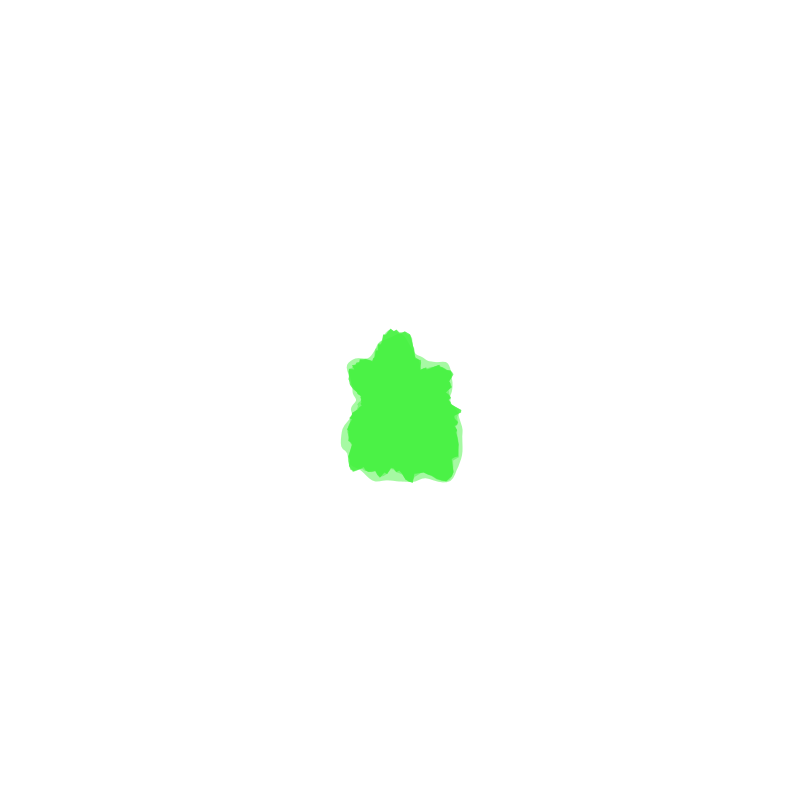
Frame 1 (no input)
Frame 2 (the mouse pressed at the canvas centre, redrawn once): identical to frame 1, image omitted

The Processing sketch that drew this single still picture (run headless with seeded random() and noise(); the mouse was pressed at the canvas centre and the sketch redrawn once):

// Processing sketch: waterColor
// ── waterColor.pde
ArrayList<Blob> blobs;
int maxBlob = 1;
int octaves = 5;
float lacunarity = 5;
float persistance = 0.3;
float amplitude = 60;
float baseFreq = 0.01;

float freq  = 0.001;
int index;
Math m;
void setup()
{
  size(800, 800);
  background(255);
  m = new Math();
  blobs = new ArrayList<Blob>();
  for (int i = 0; i < maxBlob; i++)
  {
    Blob b = new Blob(new PVector(width/2, height/2), (int)random(50, 100));
    b.init();
    blobs.add(b);
  }
  index = 0;
  noLoop();
}

void draw()
{
  for(int i = 0;i < blobs.size();i++)
  {
    Blob b = blobs.get(i);
    b.displace();
  }
}

// ── Blob.pde
class Blob
{
  //properties
  PVector center;
  ArrayList<PVector>points;
  int maxPoints = 155;
  int radius = 80;
  int layer = 50;
  float offset = 0.51;
  float angleRnd = PI/6;
  float splitProb = 0.1;

  //rendering
  float initOpacity = 120;
  float opacityRedRate = 20;
  color fillC = #2877A0;
  boolean stroke = false;
  boolean rndColor = true;

  //stats
  int l;
  float opacity;

  Blob(PVector p, int r)
  {
    center = p;
    radius = r;
    l = 0;
    opacity = initOpacity;
  }

  Blob(PVector p)
  {
    center = p;
    l = 0;
    opacity = initOpacity;
  }

  //initialize()
  void init()
  {
    points = new ArrayList<PVector>();
    for (int i = 0; i < maxPoints; i++)
    {
      float angle = (2 * PI)/maxPoints;
      PVector temp = new PVector(center.x, center.y);
      temp.add(cos(angle * i) * radius, sin(angle * i) * radius);
      points.add(temp);
    }
    if (rndColor)fillC = color(random(0, 255), random(0, 255), random(0, 255));
  }

  //render blob
  boolean render()
  {
    stroke(0, 80);
    if (!stroke)noStroke();
    fill(fillC, map(l, 0, layer, initOpacity, 0));
    opacity -= opacityRedRate;
    beginShape();
    for (int i = 0; i < points.size(); i++)
    {
      vertex(points.get(i).x, points.get(i).y);
    }
    vertex(points.get(0).x, points.get(0).y);
    endShape(CLOSE);
    l++;
    return true;
  }

  void displace()
  {
    if (l > 0)return;
    float angle = (2 * PI)/points.size();
    for (int j = 0; j < octaves; j++)
    {
      for (int i = 0; i < points.size(); i++)
      {
        float val = 0;
        PVector p = new PVector(points.get(i).x, points.get(i).y);
        val += (noise(p.x * pow(lacunarity, j) * baseFreq, p.y * pow(lacunarity, j) * baseFreq) * 2 - 1) * pow(persistance, j);
        val *= amplitude;
        p.add(val * cos(angle * i), val * sin(angle * i));
        points.set(i, p);
      }
      render();
    }
  }

  //subdivides the polygon
  void tessalate()
  {
    if (l >= layer)return;
    l++;
    ArrayList nPoints = new ArrayList<PVector>();
    float prob;

    for (int i = 0; i < points.size()-1; i++)
    {
      PVector vA = new PVector(points.get(i).x, points.get(i).y);
      PVector vB = new PVector(points.get(i+1).x, points.get(i+1).y);
      PVector dir = new PVector(vB.x - vA.x, vB.y - vA.y);
      PVector newPos = new PVector((vA.x + vB.x)/2, (vA.y + vB.y)/2);

      nPoints.add(vA);
      prob = random(0, 1);
      if (prob > splitProb)continue;
      dir.rotate(-PI/2);
      dir.rotate(random(-angleRnd, angleRnd));
      newPos.add(dir.mult(offset));
      //circle(newPos.x, newPos.y, 4);
      nPoints.add(newPos);
    }

    //calculating last point manually
    PVector vA = points.get(points.size()-1);
    PVector vB = points.get(0);
    PVector dir = new PVector(vB.x - vA.x, vB.y - vA.y);
    PVector newPos = new PVector((vA.x + vB.x)/2, (vA.y + vB.y)/2);
    nPoints.add(vA);

    prob = random(0, 1);
    if (prob <= splitProb) {
      dir.rotate(-PI/2);
      dir.rotate(random(-angleRnd, angleRnd));
      newPos.add(dir.mult(random(offset/2, offset)));
      //circle(newPos.x, newPos.y, 4);
      nPoints.add(newPos);
    }
    //assign new points to points
    points = nPoints;
  }
}

// ── math.pde
class Math
{
  float gaussDist(float sigma, float x1, float x2)
  {
    float x = random(x1, x2);
    float y = random(x1, x2);
    return sqrt(-2 * log(x)) * sin(2 * PI * y);
  }
}
